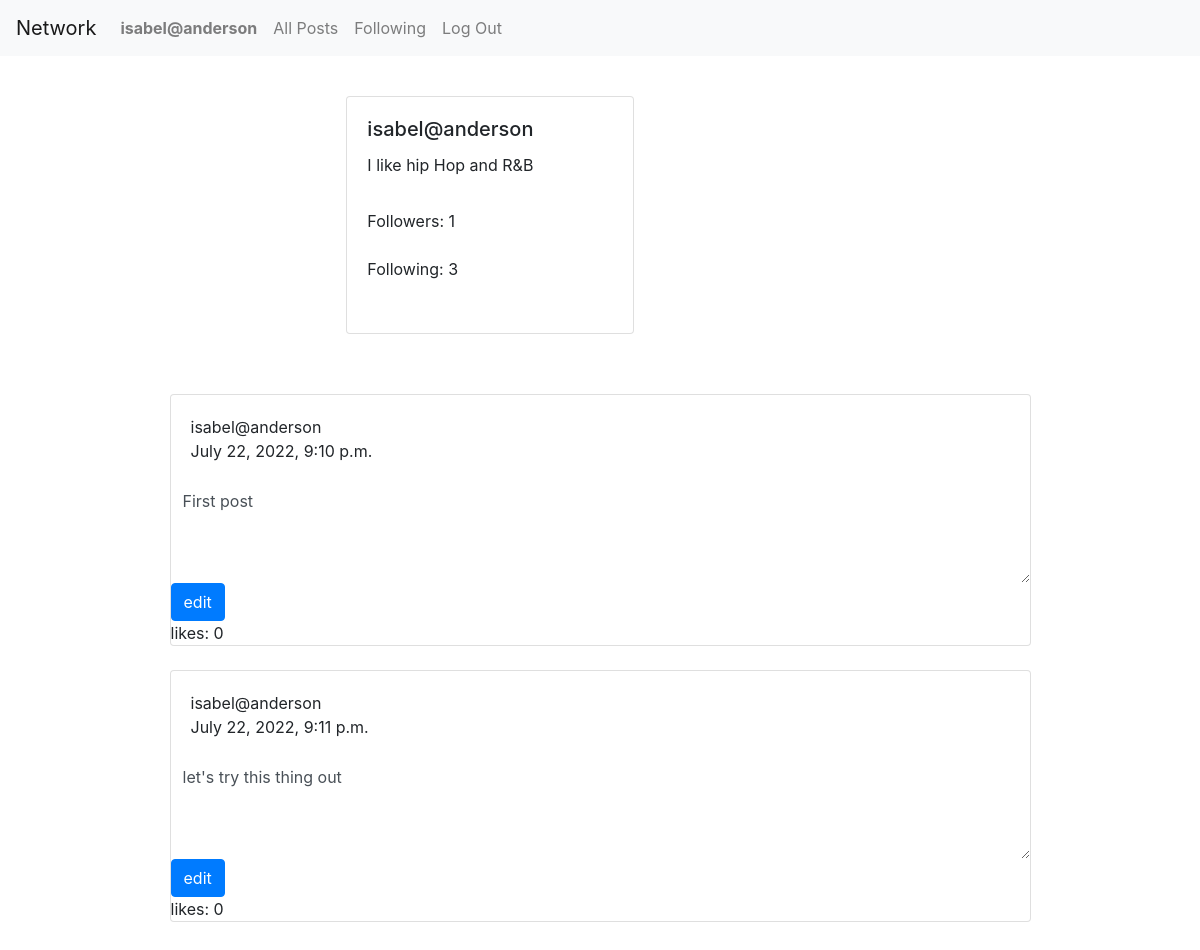
Screenshot of /personal_profile (signed in) with the database file from the repository.
### network/models.py (models this page shows, shortened)
class User(AbstractUser):
    pass

class Profile(models.Model):
    user = models.ForeignKey("User", on_delete=models.CASCADE, related_name="user_profile")
    username= models.TextField(blank=True)
    user_bio = models.TextField(blank=True)
    following = models.ManyToManyField("User", related_name="following_users")
    followers = models.ManyToManyField("User", related_name="followers_users")

class Post(models.Model):
    user = models.ForeignKey("User", on_delete=models.CASCADE, related_name="post")
    username = models.TextField(blank=True)
    body = models.TextField(blank=True)
    like_count = models.IntegerField(default=0)
    liked_by = models.ManyToManyField("User", related_name="post_liked_by")
    timestamp = models.DateTimeField(auto_now_add=True)

### network/views.py (the view)
# urls.py: path("personal_profile", views.personal_profile, name="personal_profile"),
@login_required
def personal_profile(request):
    personalPosts = Post.objects.filter(user=request.user)
    profile_info = Profile.objects.filter(username=request.user).annotate(
        follower_count=Count("followers", distinct=True),
        following_count=Count("following", distinct=True)
    ).values()[0]
    print(profile_info)
    return render(request, "network/personal_profile.html",{
        'posts': personalPosts,
        'profile_info': profile_info
    })

### network/templates/network/personal_profile.html (shortened to what this page needs)
{% extends "network/layout.html" %}
{% load static %}
{% block body %}
<div class="row">
    <div id="personal_profile">
        <div id="personal_card" class="card" style="width: 18rem;">
            <div class="card-body">
                <h5 class="card-title">{{ profile_info.username }}</h5>
                <p class="card-text">{{ profile_info.user_bio }}</p>
            </div>
            <ul class="list-group list-group-flush">
                <li class="list-group-item">Followers: {{ profile_info.follower_count }} </li>
                <li class="list-group-item">Following: {{ profile_info.following_count }} </li>
            </ul>
            <div class="card-body">
            </div>
        </div>
    </div>
</div>
    </div>
</div>
<div class="row">
    <div id="post-view">
        <div class="row inbox-wrapper">
            <div class="col-lg-12">
                <table class="table email-table no-wrap table-hover v-middle mb-0 font-14">
                    <tbody id="archive_emails">
                {% for item in posts %}
                 <tr>
                <div class="card">
                    <div class="card-body">
                        <div class="row">
                            <div class="col-lg-3 email-aside border-lg-right">
                                <div class="aside-content">
                                    <a  id="post-maker">{{ item.user }}</a>
                                    <div id="dateTime" class="date">{{ item.timestamp }}</div>
                                </div>
                            </div>
                        </div>
                    </div>
                    <div class="email-body-div">
                        <textarea disabled class="form-control" id="post-body">{{ item.body }}</textarea>
                    </div>
                        <div class="email-attachments">
                            <button id="edit_button" class="btn btn-primary">edit</button>
                        </div>
                        <div class="likes">likes: <span id ="{{ item.id }}">0</span></div>
                    </div>
                </div>
            <br>
            {% endfor %}
            </div>
        </div>
{% endblock %}

### network/templates/network/layout.html (shortened to what this page needs)
{% load static %}
<!DOCTYPE html>
<html lang="en">
    <head>
        <link rel="stylesheet" href="https://stackpath.bootstrapcdn.com/bootstrap/4.4.1/css/bootstrap.min.css">
        <link href="https://maxcdn.bootstrapcdn.com/font-awesome/4.3.0/css/font-awesome.min.css" rel="stylesheet" />
        <link href="{% static 'network/styles.css' %}" rel="stylesheet">
    </head>
    <body>
        <nav class="navbar navbar-expand-lg navbar-light bg-light">
            <a class="navbar-brand" href="#">Network</a>
            <div>
              <ul class="navbar-nav mr-auto">
                {% if user.is_authenticated %}
                    <li class="nav-item">
                        <a class="nav-link" href="{% url 'personal_profile' %}"><strong id ="my_profile">{{ user.username }}</strong></a>
                    </li>
                {% endif %}
                <li class="nav-item">
                  <a class="nav-link" href="{% url 'index' %}">All Posts</a>
                </li>
                {% if user.is_authenticated %}
                    <li class="nav-item">
                        <a class="nav-link" href="{% url 'following_posts' %}">Following</a>
                    </li>
                    <li class="nav-item">
                        <a class="nav-link" href="{% url 'logout' %}">Log Out</a>
                    </li>
                {% endif %}
              </ul>
            </div>
          </nav>
        <div class="body">
            <div class="container">
            {% block body %}
            {% endblock %}
    </body>
</html>

### network/static/network/styles.css (style rules this page uses)
textarea { background: white; }
.list-group-item { border-bottom: none; }
#personal_profile { width: 100%; margin-top: 20px; margin-bottom: 20px; margin-left: 15%; }
#post-view { width: 70%; margin-top: 20px; margin-bottom: 20px; margin-left: 15%; }
#personal_card { width: 100%; margin-top: 20px; margin-bottom: 20px; margin-left: 15%; }
#post-body { background-color: white; border: none; min-height: 100px; }

### rows the page displays
User: username "isabel@anderson"
Profile: user_bio "I like hip Hop and R&B"
Post: user "isabel@anderson", timestamp "July 22, 2022, 9:10 p.m.", body "First post"
Post: user "isabel@anderson", timestamp "July 22, 2022, 9:11 p.m.", body "let's try this thing out"

### other values shown
{{ profile_info.username }} "isabel@anderson"
{{ profile_info.follower_count }} "1"
{{ profile_info.following_count }} "3"
